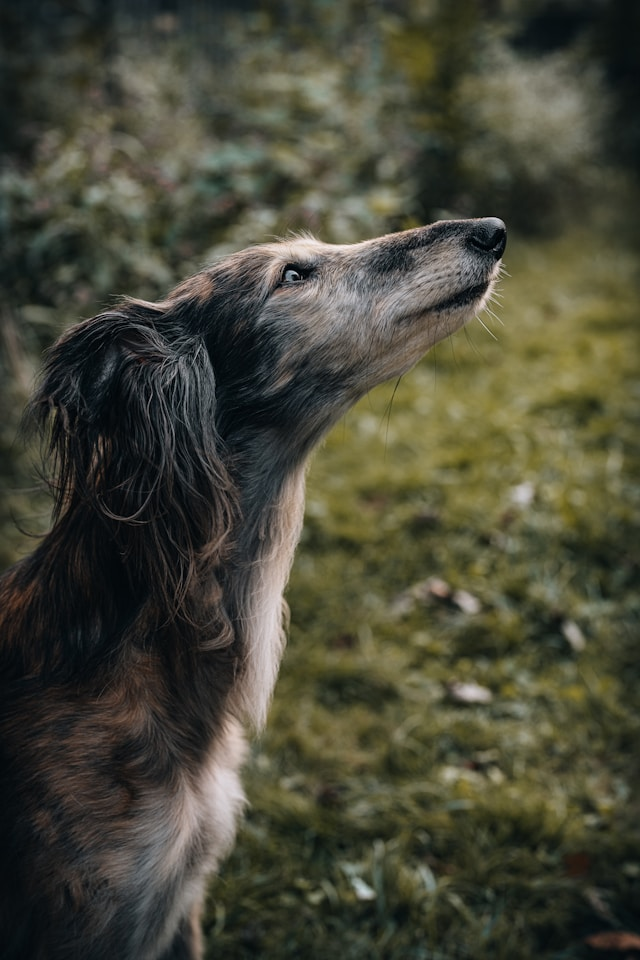
#> input picture Assignments/assignment4/ImageProcess/imgs/jackie.jpg, 640 x 960 px, found by its file name
$ python 11_a_simple_thresholding_img.py
#> lines starting #> are read from the running program, lines starting #| are printed output that depends on the picture; after the words box and inside, x2 and y2 are one past the last pixel; in counts of white or black regions, pixels touching at a corner belong together
#!/usr/bin/python

import cv2
import numpy as np
import os
import sys

# read image
image_path = os.path.join('.', 'imgs', 'jackie.jpg')

img = cv2.imread (image_path)
#> img is the input picture: shape (960, 640, 3); mean B, G, R 56.3, 71.9, 71.8

if img is None:
    sys.exit("Could not read the image.")

img_gray = cv2.cvtColor (img, cv2.COLOR_BGR2GRAY)
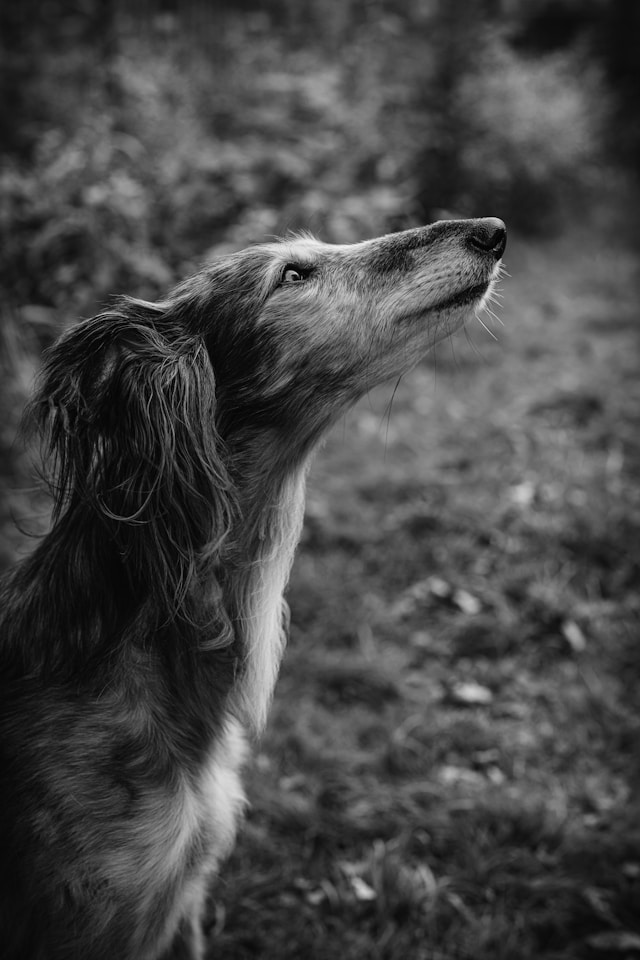
#> img_gray: shape (960, 640); min 0, max 244, mean 70.1
# Global threshold
ret, thresh = cv2.threshold (img_gray, 90, 255, cv2.THRESH_BINARY)
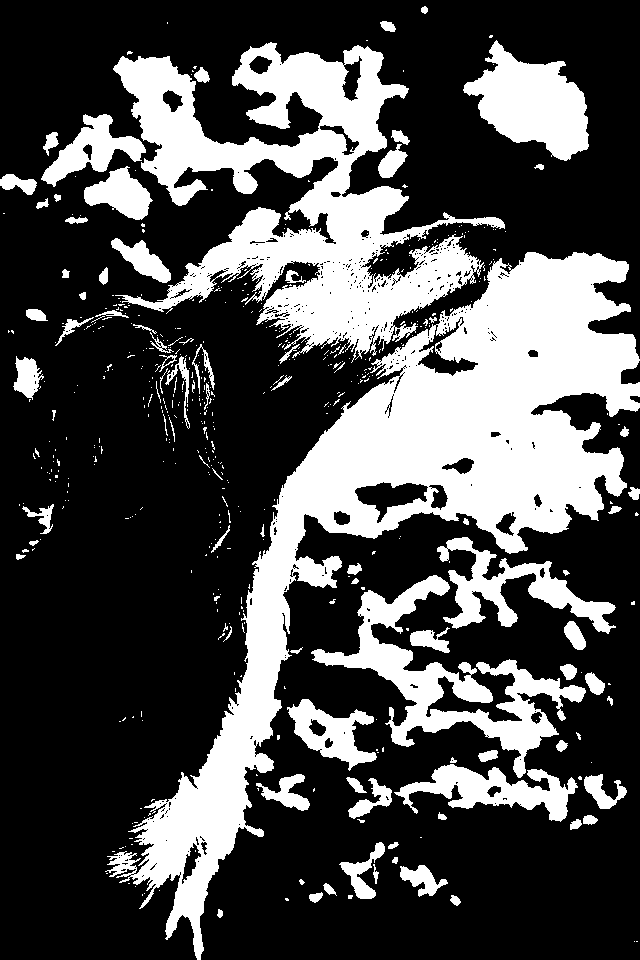
#> thresh: shape (960, 640); 29.8% white; 517 white regions (427 under 20 px), largest, box (x1, y1, x2, y2) and area: (105, 252, 640, 960) 82684, (113, 42, 505, 363) 46391, (311, 575, 586, 778) 12877

# Could be used in image segmentation and detection!!!
gray_thresh = cv2.blur (thresh, (5, 5))
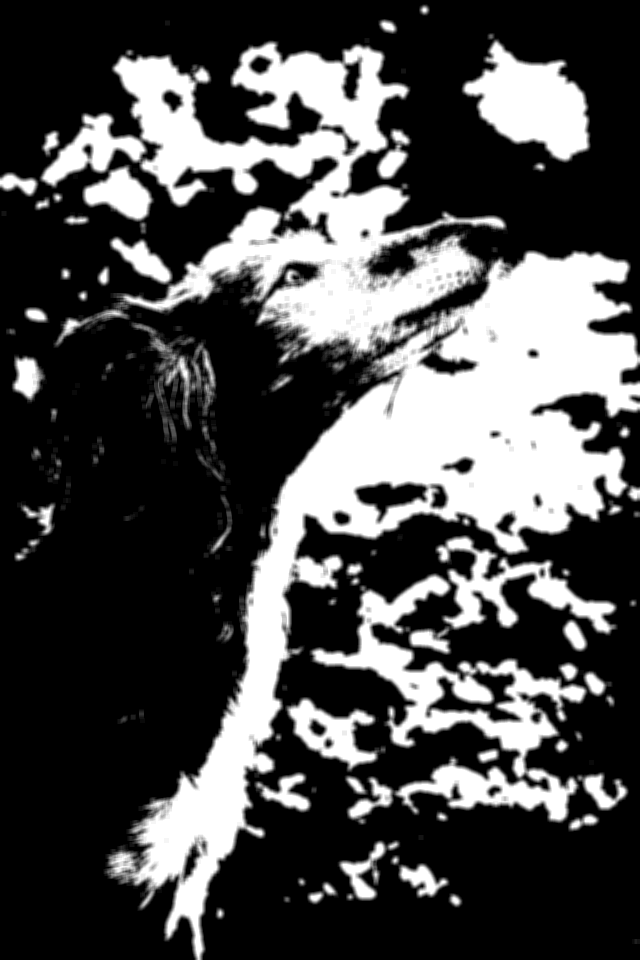
#> gray_thresh: shape (960, 640); min 0, max 255, mean 76.1
ret, thresh_2 = cv2.threshold (gray_thresh, 80, 255, cv2.THRESH_BINARY)
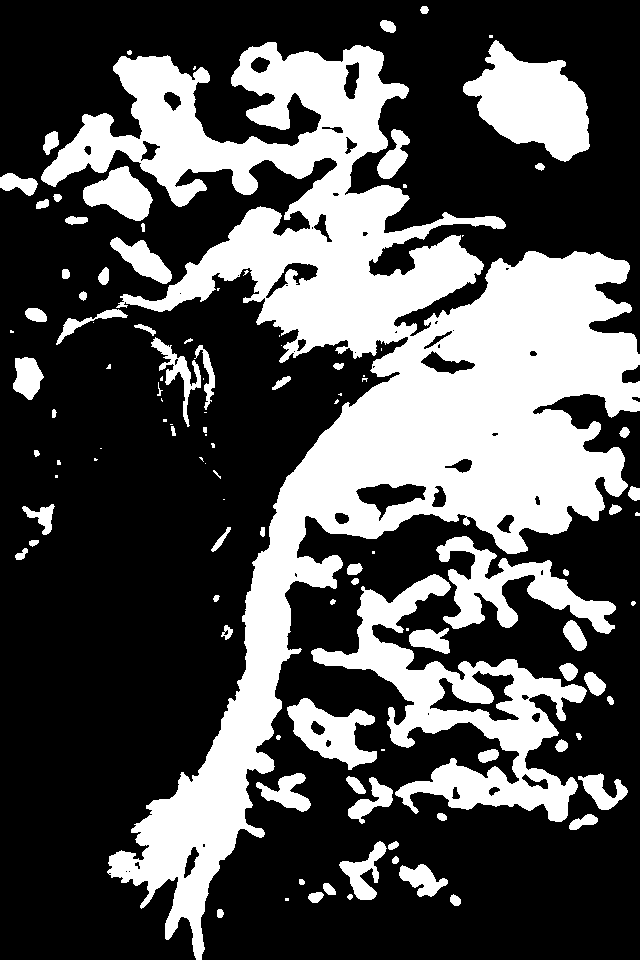
#> thresh_2: shape (960, 640); 32.7% white; 112 white regions (37 under 20 px), largest, box (x1, y1, x2, y2) and area: (41, 42, 640, 960) 143279, (311, 574, 587, 822) 19864, (463, 40, 590, 162) 8850

# Visualization
cv2.imshow ("Grayed Image!", img_gray)
cv2.imshow ("1st Threshold applied", thresh)
cv2.imshow ("2nd Threshold applied", thresh_2)

cv2.waitKey(0)
# Release the VideoCapture object and close all windows
cv2.destroyAllWindows()
